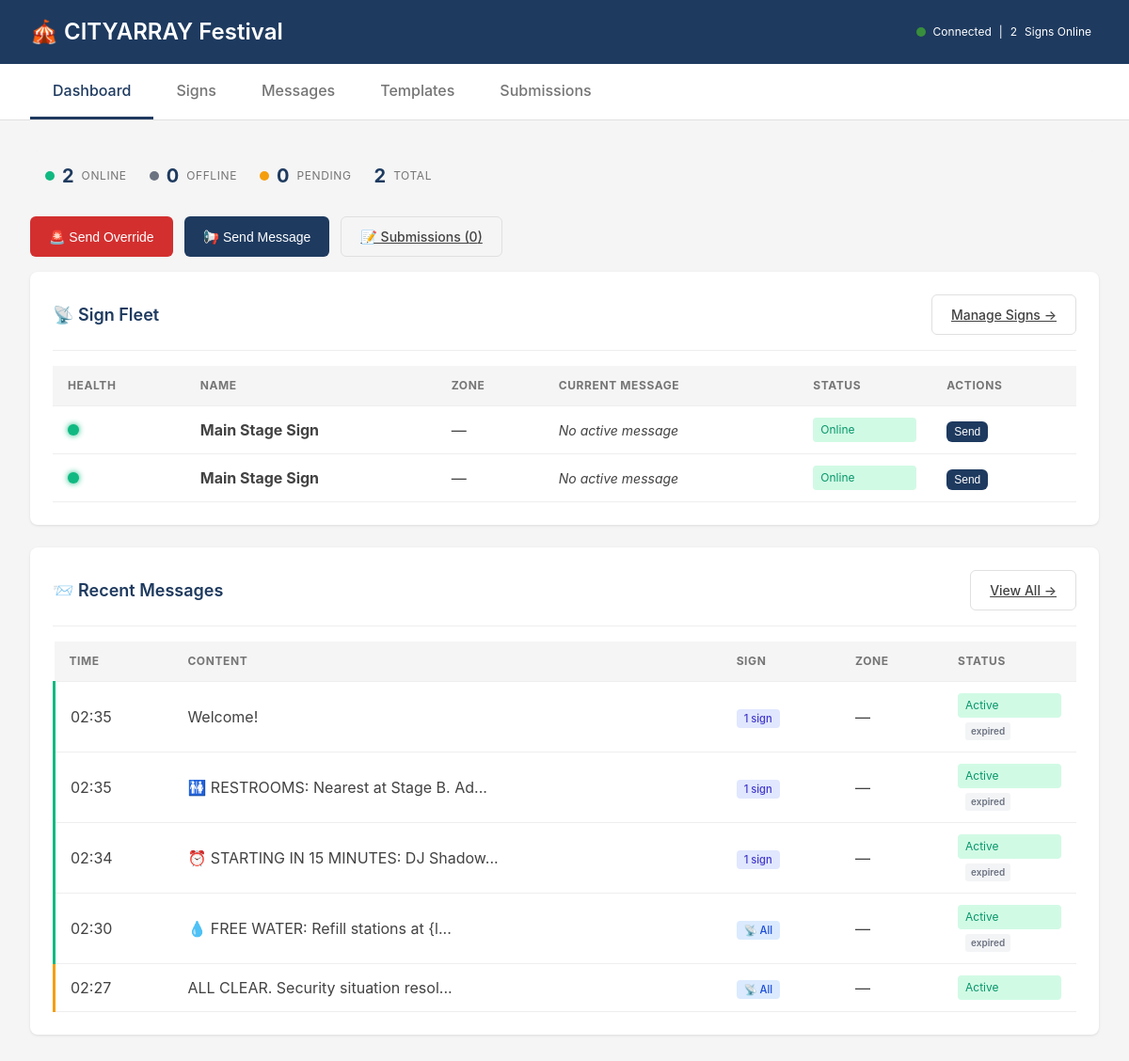
The page / on the database its author committed.
### models.py (models this page shows, shortened)
class Sign(Base):
    __tablename__ = "signs"
    id = Column(String(36), primary_key=True, default=generate_uuid)
    event_id = Column(String(36), ForeignKey("events.id"))
    name = Column(String(100), nullable=False)
    hardware_id = Column(String(100))  # Pi serial number or unique ID
    zone_id = Column(String(36))
    position_x = Column(Integer)
    position_y = Column(Integer)
    status = Column(String(20), default="offline")  # online, offline, warning, error
    battery = Column(Integer)  # Percentage 0-100
    signal_strength = Column(Integer)  # dBm or percentage
    crowd_density = Column(String(20))  # low, medium, high, critical
    crowd_count = Column(Integer)
    ambient_noise_db = Column(Float)
    current_message_id = Column(String(36))
    current_template = Column(String(100))
    last_seen = Column(DateTime)
    created_at = Column(DateTime, default=datetime.utcnow)
    display_type = Column(String(50))  # e-paper, led
    has_camera = Column(Boolean, default=True)
    has_speaker = Column(Boolean, default=True)
    has_microphone = Column(Boolean, default=True)
    config = Column(JSON, default=dict)
    event = relationship("Event", back_populates="signs")

class Message(Base):
    __tablename__ = "messages"
    id = Column(String(36), primary_key=True, default=generate_uuid)
    event_id = Column(String(36), ForeignKey("events.id"))
    template_id = Column(String(36), ForeignKey("templates.id"))
    content = Column(Text)
    rendered_content = Column(Text)  # After variable substitution
    target_signs = Column(JSON, default=["all"])  # List of sign IDs or ["all"]
    target_zones = Column(JSON, default=list)  # List of zone IDs
    priority = Column(Integer, default=10)
    override_mode = Column(String(20))  # insert, replace, emergency
    persistence_mode = Column(String(20), default="timed")  # timed, until_cleared, emergency_lock
    audio_enabled = Column(Boolean, default=False)
    audio_languages = Column(JSON, default=["en"])
    status = Column(String(20), default="pending")  # pending, active, displayed, cancelled, expired
    scheduled_at = Column(DateTime)
    expires_at = Column(DateTime)
    duration_seconds = Column(Integer, default=30)
    created_at = Column(DateTime, default=datetime.utcnow)
    created_by = Column(String(100))  # User ID or "system"
    displayed_at = Column(DateTime)

### app.py (the view)
@app.get("/")
async def dashboard(request: Request, db=Depends(get_db)):
    signs = db.query(Sign).all()
    zones = db.query(Zone).all()
    messages = db.query(Message).order_by(Message.created_at.desc()).limit(10).all()
    tpls = db.query(Template).all()
    stats = get_system_stats(db)
    return templates.TemplateResponse("dashboard.html", {
        "request": request,
        "active_page": "dashboard",
        "signs": [s.to_dict() for s in signs],
        "zones": [z.to_dict() for z in zones],
        "messages": [m.to_dict() for m in messages],
        "templates": [t.to_dict() for t in tpls],
        "stats": stats
    })

### templates/dashboard.html (shortened to what this page needs)
{% extends "base.html" %}
{% block content %}
<div class="stats-bar">
    <div class="stat-mini">
        <span class="stat-dot online"></span>
        <span class="stat-value" id="stat-online">{{ stats.signs.online }}</span>
        <span class="stat-label">Online</span>
    </div>
    <div class="stat-mini">
        <span class="stat-dot offline"></span>
        <span class="stat-value" id="stat-offline">{{ stats.signs.offline }}</span>
        <span class="stat-label">Offline</span>
    </div>
    <div class="stat-mini">
        <span class="stat-dot warning"></span>
        <span class="stat-value" id="stat-pending">{{ stats.submissions.pending }}</span>
        <span class="stat-label">Pending</span>
    </div>
    <div class="stat-mini">
        <span class="stat-value">{{ stats.signs.total }}</span>
        <span class="stat-label">Total</span>
    </div>
</div>
<div class="actions-bar">
    <button class="btn btn-danger" onclick="openOverrideModal()">
        🚨 Send Override
    </button>
    <button class="btn btn-primary" onclick="openMessageModal()">
        📢 Send Message
    </button>
    <a href="/submissions?status=pending" class="btn btn-outline">
        📝 Submissions ({{ stats.submissions.pending }})
    </a>
</div>
<div class="card">
    <div class="card-header">
        <h2 class="card-title">📡 Sign Fleet</h2>
        <a href="/signs" class="btn btn-outline">Manage Signs →</a>
    </div>
    {% if signs %}
    <table class="table signs-table">
        <thead>
            <tr>
                <th>Health</th>
                <th>Name</th>
                <th>Zone</th>
                <th>Current Message</th>
                <th>Status</th>
                <th>Actions</th>
            </tr>
        </thead>
        <tbody id="signs-tbody">
            {% for sign in signs %}
            <tr data-sign-id="{{ sign.id }}">
                <td>
                    <span class="health-indicator {{ sign.status }}"></span>
                </td>
                <td>
                    <strong>{{ sign.name }}</strong>
                </td>
                <td>
                    {% set zone_name = '' %}
                    {% for zone in zones if zone.id == sign.zone_id %}
                        {% set zone_name = zone.name %}
                    {% endfor %}
                    {% if zone_name %}
                        <span class="zone-badge">{{ zone_name }}</span>
                    {% else %}
                        <span class="no-zone">—</span>
                    {% endif %}
                </td>
                <td class="message-cell">
                    {% if sign.current_message_id %}
                        <span class="current-message">{{ sign.current_template or 'Active message' }}</span>
                    {% else %}
                        <span class="no-message">No active message</span>
                    {% endif %}
                </td>
                <td>
                    <span class="status-badge {{ sign.status }}">{{ sign.status }}</span>
                </td>
                <td>
                    <button class="btn btn-sm btn-primary" onclick="quickSend('{{ sign.id }}', '{{ sign.name }}')">Send</button>
                </td>
            </tr>
            {% endfor %}
        </tbody>
    </table>
    {% endif %}
</div>
<div class="card">
    <div class="card-header">
        <h2 class="card-title">📨 Recent Messages</h2>
        <a href="/messages" class="btn btn-outline">View All →</a>
    </div>
    {% if messages %}
    <table class="table">
        <thead>
            <tr>
                <th>Time</th>
                <th>Content</th>
                <th>Sign</th>
                <th>Zone</th>
                <th>Status</th>
            </tr>
        </thead>
        <tbody id="messages-tbody">
            {% for msg in messages[:5] %}
            <tr class="message-row priority-{{ 'critical' if msg.priority >= 90 else 'warning' if msg.priority >= 70 else 'info' }}" data-message-id="{{ msg.id }}" data-persistence="{{ msg.persistence_mode }}" data-duration="{{ msg.duration_seconds }}" data-created="{{ msg.created_at }}">
                <td>{{ msg.created_at[11:16] if msg.created_at else '-' }}</td>
                <td title="{{ msg.content }}">{{ msg.content[:35] }}{% if msg.content and msg.content|length > 35 %}...{% endif %}</td>
                <td>
                    {% if msg.target_signs and 'all' in msg.target_signs %}
                        <span class="target-badge all">📡 All</span>
                    {% elif msg.target_signs %}
                        <span class="target-badge signs">{{ msg.target_signs|length }} sign{{ 's' if msg.target_signs|length > 1 else '' }}</span>
                    {% else %}
                        —
                    {% endif %}
                </td>
                <td>
                    {% if msg.target_zones %}
                        <span class="target-badge zones">📍 {{ msg.target_zones|length }} zone{{ 's' if msg.target_zones|length > 1 else '' }}</span>
                    {% else %}
                        —
                    {% endif %}
                </td>
                <td>
                    <span class="status-badge {{ msg.status }}">{{ msg.status }}</span>
                    {% if msg.persistence_mode == 'timed' and msg.status == 'active' %}
                    <span class="countdown" data-msg-id="{{ msg.id }}"></span>
                    {% endif %}
                </td>
            </tr>
            {% endfor %}
        </tbody>
    </table>
    {% else %}
    <p style="text-align: center; padding: 2rem; color: var(--gray-600);">No messages sent yet.</p>
    {% endif %}
</div>
{% endblock %}

### templates/base.html (style rules this page uses)
:root { --primary: #1E3A5F; --accent: #2E7D32; --danger: #D32F2F; --warning: #F57C00; --success: #388E3C; --gray-100: #F5F5F5; --gray-200: #EEEEEE; --gray-300: #E0E0E0; --gray-600: #757575; --gray-800: #424242; }
* { box-sizing: border-box; margin: 0; padding: 0; }
body { font-family: -apple-system, BlinkMacSystemFont, 'Segoe UI', Roboto, sans-serif; background: var(--gray-100); color: var(--gray-800); line-height: 1.5; }
.status-badge { display: flex; align-items: center; gap: 0.5rem; font-size: 0.875rem; }
.card { background: white; border-radius: 8px; box-shadow: 0 1px 3px rgba(0,0,0,0.1); padding: 1.5rem; margin-bottom: 1.5rem; }
.card-header { display: flex; justify-content: space-between; align-items: center; margin-bottom: 1rem; padding-bottom: 1rem; border-bottom: 1px solid var(--gray-200); }
.card-title { font-size: 1.125rem; font-weight: 600; color: var(--primary); }
.stat-value { font-size: 2.5rem; font-weight: 700; color: var(--primary); }
.stat-label { font-size: 0.875rem; color: var(--gray-600); text-transform: uppercase; letter-spacing: 0.05em; }
.btn { display: inline-flex; align-items: center; gap: 0.5rem; padding: 0.625rem 1.25rem; border-radius: 6px; font-weight: 500; font-size: 0.875rem; cursor: pointer; border: none; transition: all 0.2s; }
.btn-primary { background: var(--primary); color: white; }
.btn-danger { background: var(--danger); color: white; }
.btn-outline { background: transparent; border: 1px solid var(--gray-300); color: var(--gray-800); }
.table { width: 100%; border-collapse: collapse; }
.table th, .table td { padding: 0.75rem 1rem; text-align: left; border-bottom: 1px solid var(--gray-200); }
.table th { font-size: 0.75rem; text-transform: uppercase; letter-spacing: 0.05em; color: var(--gray-600); background: var(--gray-100); }

### templates/dashboard.html (style rules this page uses)
.stats-bar { display: flex; gap: 1.5rem; padding: 0.75rem 1rem; background: var(--gray-100); border-radius: 8px; margin-bottom: 1rem; }
.stat-mini { display: flex; align-items: center; gap: 0.5rem; }
.stat-mini .stat-value { font-size: 1.25rem; font-weight: 700; }
.stat-mini .stat-label { font-size: 0.75rem; color: var(--gray-600); }
.stat-dot { width: 10px; height: 10px; border-radius: 50%; }
.stat-dot.online { background: #10B981; }
.stat-dot.offline { background: #6B7280; }
.stat-dot.warning { background: #F59E0B; }
.actions-bar { display: flex; gap: 0.75rem; margin-bottom: 1rem; }
.health-indicator { width: 12px; height: 12px; border-radius: 50%; display: inline-block; }
.health-indicator.online { background: #10B981; box-shadow: 0 0 6px #10B981; }
.signs-table td { vertical-align: middle; }
.message-cell { max-width: 200px; }
.no-message { font-size: 0.875rem; color: var(--gray-400); font-style: italic; }
.no-zone { color: var(--gray-400); }
.status-badge { padding: 0.25rem 0.5rem; border-radius: 4px; font-size: 0.75rem; text-transform: capitalize; }
.status-badge.online { background: #D1FAE5; color: #059669; }
.status-badge.active { background: #D1FAE5; color: #059669; }
.message-row.priority-warning { border-left: 3px solid #F59E0B; }
.message-row.priority-info { border-left: 3px solid #10B981; }
.target-badge { padding: 0.2rem 0.5rem; border-radius: 4px; font-size: 0.7rem; font-weight: 500; }
.target-badge.all { background: #DBEAFE; color: #1D4ED8; }
.target-badge.signs { background: #E0E7FF; color: #4338CA; }
.countdown { display: inline-block; margin-left: 0.5rem; padding: 0.125rem 0.375rem; background: #FEF3C7; color: #92400E; border-radius: 3px; font-size: 0.625rem; font-weight: 600; font-variant-numeric: tabular-nums; }
.btn-sm { padding: 0.25rem 0.5rem; font-size: 0.75rem; }

### rows shown on the page
Sign: name "Main Stage Sign", status "Online"
Sign: name "Main Stage Sign", status "Online"
Message: created_at "02:35", content "Welcome!", target_signs|length "1", status "Active"
Message: created_at "02:35", content "🚻 RESTROOMS: Nearest at Stage B. Ad", target_signs|length "1", status "Active"
Message: created_at "02:34", content "⏰ STARTING IN 15 MINUTES: DJ Shadow", target_signs|length "1", status "Active"
Message: created_at "02:30", content "💧 FREE WATER: Refill stations at {l", shows "📡 All", status "Active"
Message: created_at "02:27", content "ALL CLEAR. Security situation resol", shows "📡 All", status "Active"

### other values the page prints
{{ stats.signs.online }} "2"
{{ stats.signs.offline }} "0"
{{ stats.submissions.pending }} "0"
{{ stats.signs.total }} "2"
